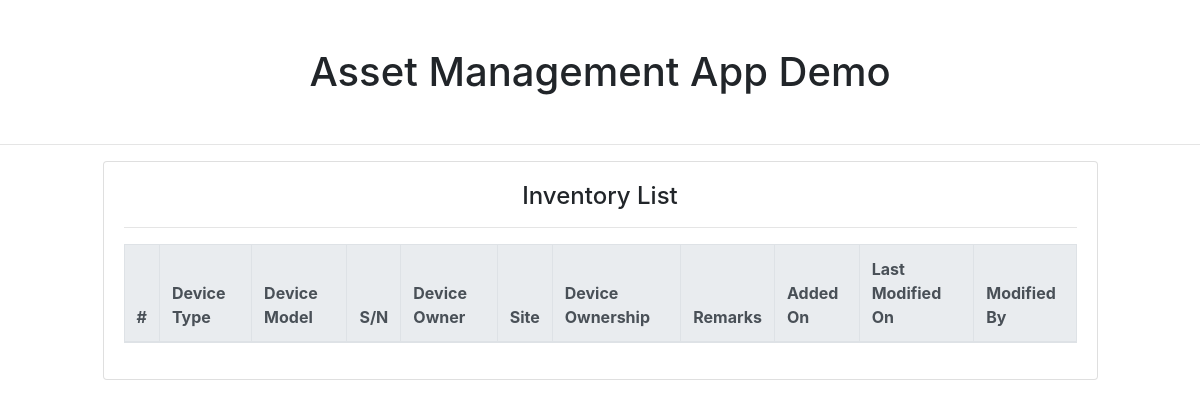
The app's page /inventory/, older data.
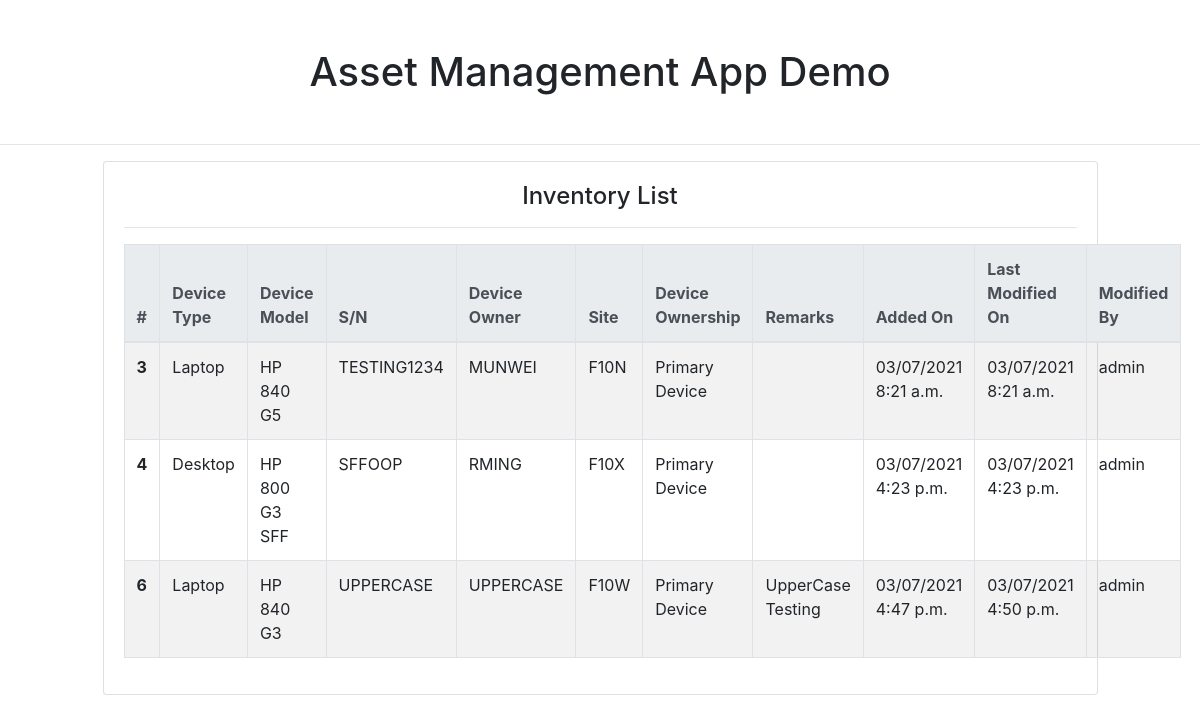
The same page, newer data.
### inventory/models.py (models this page shows, shortened)
class Device(models.Model):
    deviceType = models.ForeignKey(DeviceType, on_delete = models.CASCADE,null=False)
    deviceModel = models.ForeignKey(DeviceModel, on_delete = models.CASCADE,null=False)
    site_choices = [
        ('F10N','F10N'),
        ('F10W','F10W'),
        ('F10A','F10A'),
        ('F10X','F10X'),
        ('MSB','MSB'),
    ]
    site = models.CharField(max_length=5,choices=site_choices,null=True)
    ownership_choices = [
        ('Primary Device','Primary Device'),
        ('Secondary Device','Secondary Device'),
        ('Share Device','Share Device'),
        ('VIP Device','VIP Device'),
    ]
    ownership = models.CharField(max_length=20,choices=ownership_choices,default='Primary Device')
    serialnumber = models.CharField(max_length=15,unique=True,null=False)
    deviceOwner = models.CharField(max_length=10,null=False)
    submittor = models.ForeignKey(
        'auth.User',
        on_delete = models.CASCADE,
    )
    created_at = models.DateTimeField(auto_now_add=True)
    updated_at = models.DateTimeField(auto_now=True)
    remarks = models.TextField(max_length=200,blank=True)

class DeviceType(models.Model):
    name = models.CharField(max_length=30,null=False)
    def __str__(self):
        return self.name

class DeviceModel(models.Model):
    name = models.CharField(max_length=30,null=False)
    deviceType = models.ForeignKey(DeviceType,on_delete = models.CASCADE,null=False,default='testing')
    def __str__(self):
        return self.name

### inventory/views.py (the view)
# urls.py: path('inventory/', views.DeviceListView.as_view(), name='inventory_main'),
class DeviceListView(ListView):
    model = Device
    template_name = "inventory.html"

### templates/inventory.html
{% extends 'base.html' %}
{% block content %}
<div class="row my-3">
    <div class="col-md-10 mx-auto">
        <div class="card mx-auto">
            <div class="card-body">
                <h4 class="card-title text-center">Inventory List</h4>
                <hr>
                <div class="row">
                    <div class="col">
                        <table class="table table-striped table-bordered">
                            <thead class="thead-light">
                                <tr>
                                  <th scope="col">#</th>
                                  <th scope="col">Device Type</th>
                                  <th scope="col">Device Model</th>
                                  <th scope="col">S/N</th>
                                  <th scope="col">Device Owner </th>
                                  <th scope="col">Site</th>
                                  <th scope="col">Device Ownership</th>
                                  <th scope="col">Remarks</th>
                                  <th scope="col">Added On</th>
                                  <th scope="col">Last Modified On</th>
                                  <th scope="col">Modified By</th>
                                </tr>
                              </thead>
                              <tbody>
                                {% for device in object_list %}
                                    <tr>
                                        <th scope="row">{{ device.pk }}</th>
                                        <td>{{device.deviceType}}</td>
                                        <td>{{device.deviceModel}}</td>
                                        <td>{{device.serialnumber}}</td>
                                        <td>{{device.deviceOwner}}</td>
                                        <td>{{device.site}}</td>
                                        <td>{{device.ownership}}</td>
                                        <td>{{device.remarks}}</td>
                                        <td>{{device.created_at|date:"SHORT_DATETIME_FORMAT" }}</td>
                                        <td>{{device.updated_at|date:"SHORT_DATETIME_FORMAT"}}</td>
                                        <td>{{device.submittor}}</td>
                                    </tr>
                                {% endfor %}
                              </tbody>
                        </table>
                    </div>
                </div>
            </div>
        </div>
    </div>
</div>
{% endblock content %}

### templates/base.html (shortened to what this page needs)
<!DOCTYPE html>
{% load static %}
<html lang="en">
<head>
    <link rel="stylesheet" href="https://maxcdn.bootstrapcdn.com/bootstrap/4.0.0/css/bootstrap.min.css">
    <link href="{% static 'css/base.css' %}" rel="stylesheet" >
</head>
<body>
    <header>
        <h1 class="text-center my-5">Asset Management App Demo</h1>
        <hr>
    </header>
    {% block content %}
    {% endblock content %}
</body>
</html>

Row changes from the older to the newer data that the page shows:
added Device: pk "3", deviceType "Laptop", deviceModel "HP 840 G5", serialnumber "TESTING1234", deviceOwner "MUNWEI", site "F10N", ownership "Primary Device", created_at "03/07/2021 8:21 a.m.", updated_at "03/07/2021 8:21 a.m.", submittor "admin"
added Device: pk "4", deviceType "Desktop", deviceModel "HP 800 G3 SFF", serialnumber "SFFOOP", deviceOwner "RMING", site "F10X", ownership "Primary Device", created_at "03/07/2021 4:23 p.m.", updated_at "03/07/2021 4:23 p.m.", submittor "admin"
added Device: pk "6", deviceType "Laptop", deviceModel "HP 840 G3", serialnumber "UPPERCASE", deviceOwner "UPPERCASE", site "F10W", ownership "Primary Device", remarks "UpperCase Testing", created_at "03/07/2021 4:47 p.m.", updated_at "03/07/2021 4:50 p.m.", submittor "admin"
